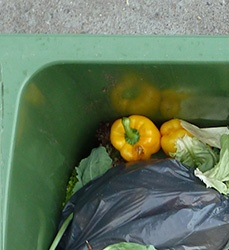
#> input picture task7_grid_row1_col1.jpg, 229 x 250 px, given in place of image3.jpg, which was not available
$ jupyter execute Task7.ipynb   (text cells are left out)
#> lines starting #> are read from the running program, lines starting #| are printed output that depends on the picture; after the words box and inside, x2 and y2 are one past the last pixel; in counts of white or black regions, pixels touching at a corner belong together; pictures that were not available may be replaced by others from this repository, and a replacement may not be noted
[cell 1]
import cv2
import numpy as np
import os

[cell 2]
def main():
    try:
        # Load Image
        original_image = cv2.imread("images/image3.jpg")
#> original_image is the input picture: shape (250, 229, 3); mean B, G, R 91.7, 117.6, 97.9

        if original_image is None:
            raise FileNotFoundError("Image file not found. Check path.")

        image_height, image_width = original_image.shape[:2]
#> image_height = 250; image_width = 229

        # Create copy for drawing rectangles
        display_image = original_image.copy()

        # 1. CENTER CROP (Central 50%)
        center_crop_width = image_width // 2
#> center_crop_width = 114
        center_crop_height = image_height // 2
#> center_crop_height = 125

        start_x = (image_width - center_crop_width) // 2
#> start_x = 57
        start_y = (image_height - center_crop_height) // 2
#> start_y = 62

        end_x = start_x + center_crop_width
#> end_x = 171
        end_y = start_y + center_crop_height
#> end_y = 187

        center_crop = original_image[start_y:end_y, start_x:end_x]
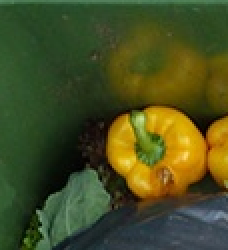
#> center_crop: shape (125, 114, 3) (shown 2 times larger); mean B, G, R 33.1, 78.3, 71.4

        # Draw rectangle
        cv2.rectangle(display_image, (start_x, start_y), (end_x, end_y), (0, 255, 0), 2)
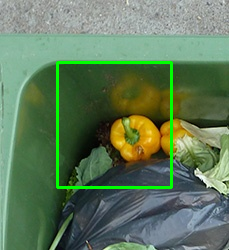
#> display_image: shape (250, 229, 3); 2.5% of pixels changed, all inside (x1, y1, x2, y2) = (56, 61, 173, 189)

        cv2.imwrite("task7_center_crop.jpg", center_crop)

        # 2. Square crop (Largest Square from Center)
        square_size = min(image_width, image_height)
#> square_size = 229

        square_start_x = (image_width - square_size) // 2
#> square_start_x = 0
        square_start_y = (image_height - square_size) // 2
#> square_start_y = 10

        square_end_x = square_start_x + square_size
#> square_end_x = 229
        square_end_y = square_start_y + square_size
#> square_end_y = 239

        square_crop = original_image[square_start_y:square_end_y,
                                     square_start_x:square_end_x]
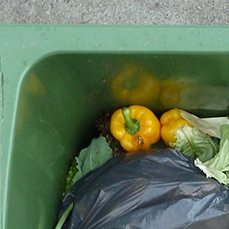
#> square_crop: shape (229, 229, 3); mean B, G, R 88.6, 116.1, 95.8

        cv2.rectangle(display_image,
                      (square_start_x, square_start_y),
                      (square_end_x, square_end_y),
                      (255, 0, 0),
                      2)
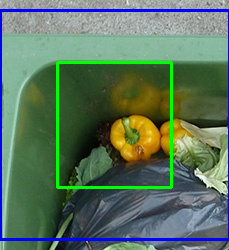
#> display_image: shape (250, 229, 3); 3.58% of pixels changed, all inside (x1, y1, x2, y2) = (0, 9, 229, 241)

        cv2.imwrite("task7_square_crop.jpg", square_crop)

        # -------------------------------------------------
        # 3. ROI Crop (100,100) to (400,400)
        # -------------------------------------------------
        roi_start_x, roi_start_y = 100, 100
        roi_end_x, roi_end_y = 400, 400

        # Ensure ROI does not exceed image boundaries
        roi_end_x = min(roi_end_x, image_width)
#> roi_end_x = 229
        roi_end_y = min(roi_end_y, image_height)
#> roi_end_y = 250

        roi_crop = original_image[roi_start_y:roi_end_y,
                                  roi_start_x:roi_end_x]
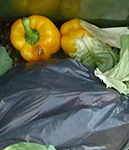
#> roi_crop: shape (150, 129, 3); mean B, G, R 79.6, 104.8, 100.5

        cv2.rectangle(display_image,
                      (roi_start_x, roi_start_y),
                      (roi_end_x, roi_end_y),
                      (0, 0, 255),
                      2)
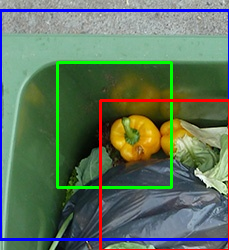
#> display_image: shape (250, 229, 3); 1.93% of pixels changed, all inside (x1, y1, x2, y2) = (99, 99, 229, 250)

        cv2.imwrite("task7_roi_crop.jpg", roi_crop)


        # 4. GRID CROP (3x3)

        cell_height = image_height // 3
        cell_width = image_width // 3

        for row in range(3):
            for col in range(3):
                y_start = row * cell_height
                y_end = (row + 1) * cell_height
                x_start = col * cell_width
                x_end = (col + 1) * cell_width

                grid_crop = original_image[y_start:y_end, x_start:x_end]

                filename = f"task7_grid_row{row+1}_col{col+1}.jpg"
                cv2.imwrite(filename, grid_crop)
#> this loop made 3 passes
#> pass 1, in main, `cv2.imwrite(filename, grid_crop)`:
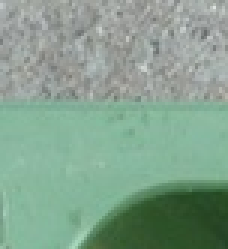
#> saved as task7_grid_row1_col1.jpg: shape (83, 76, 3) (shown 3 times larger); mean B, G, R 142.3, 161, 132.3
#> pass 1, in main, `cv2.imwrite(filename, grid_crop)`:
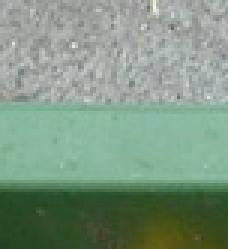
#> saved as task7_grid_row1_col2.jpg: shape (83, 76, 3) (shown 3 times larger); mean B, G, R 129.8, 150.2, 125.8
#> pass 1, in main, `cv2.imwrite(filename, grid_crop)`:
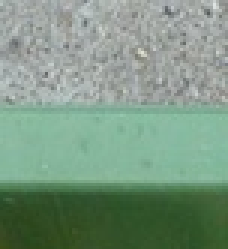
#> saved as task7_grid_row1_col3.jpg: shape (83, 76, 3) (shown 3 times larger); mean B, G, R 130.3, 150.7, 124.2
#> pass 2, in main, `cv2.imwrite(filename, grid_crop)`:
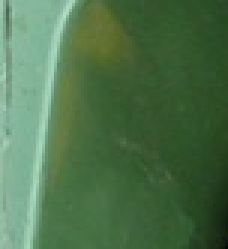
#> saved as task7_grid_row2_col1.jpg: shape (83, 76, 3) (shown 3 times larger); mean B, G, R 74.9, 113.7, 77.5


        # Display Original with Rectangles
        cv2.imshow("Original with Crop Areas", display_image)
        cv2.waitKey(0)
        cv2.destroyAllWindows()

        print("Task 7 completed successfully.")

    except FileNotFoundError as file_error:
        print("Error:", file_error)

    except Exception as general_error:
        print("Unexpected error occurred:", general_error)


if __name__ == "__main__":
    main()

$ run again, on task7_grid_row2_col2.jpg
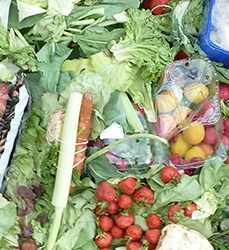
#> input picture task7_grid_row2_col2.jpg, 229 x 250 px, given in place of image3.jpg, which was not available
#> in main, original_image is the input picture: shape (250, 229, 3); mean B, G, R 127.5, 162.6, 155.1
#> the loop in main, `for row in range(3):` made 3 passes
#> pass 1, in main, `cv2.imwrite(filename, grid_crop)`:
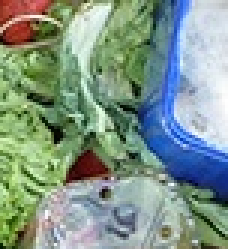
#> saved as task7_grid_row1_col3.jpg: shape (83, 76, 3) (shown 3 times larger); mean B, G, R 137.4, 150.3, 128.9
#> pass 2, in main, `cv2.imwrite(filename, grid_crop)`:
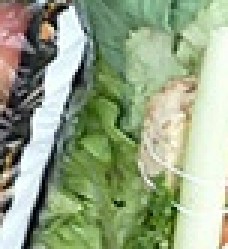
#> saved as task7_grid_row2_col1.jpg: shape (83, 76, 3) (shown 3 times larger); mean B, G, R 134.6, 165.5, 150.7

$ run again, on task7_grid_row2_col3.jpg
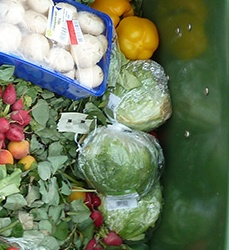
#> input picture task7_grid_row2_col3.jpg, 229 x 250 px, given in place of image3.jpg, which was not available
#> in main, original_image is the input picture: shape (250, 229, 3); mean B, G, R 95.5, 122.5, 109.8
#> the loop in main, `for row in range(3):` made 3 passes
#> pass 2, in main, `cv2.imwrite(filename, grid_crop)`:
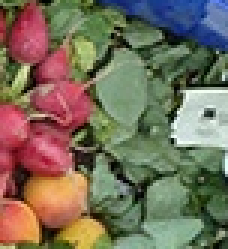
#> saved as task7_grid_row2_col1.jpg: shape (83, 76, 3) (shown 3 times larger); mean B, G, R 90.6, 110.2, 119.7
